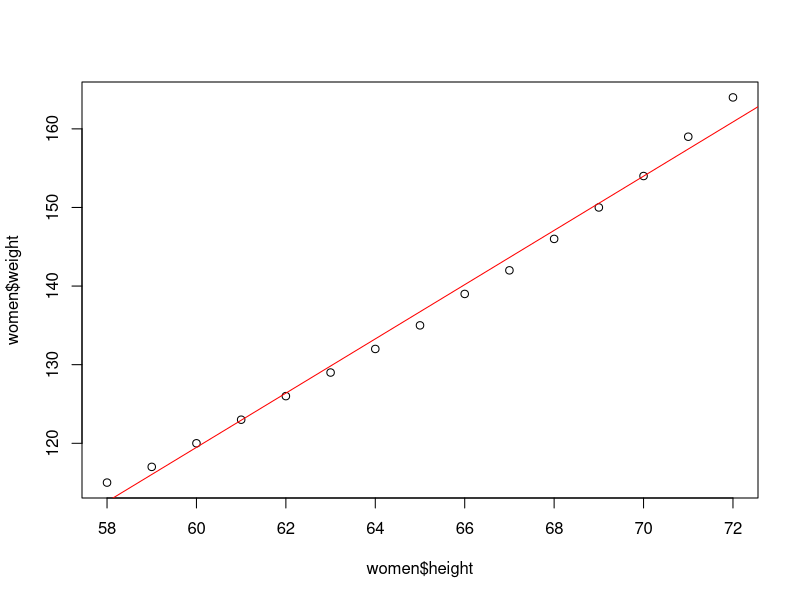
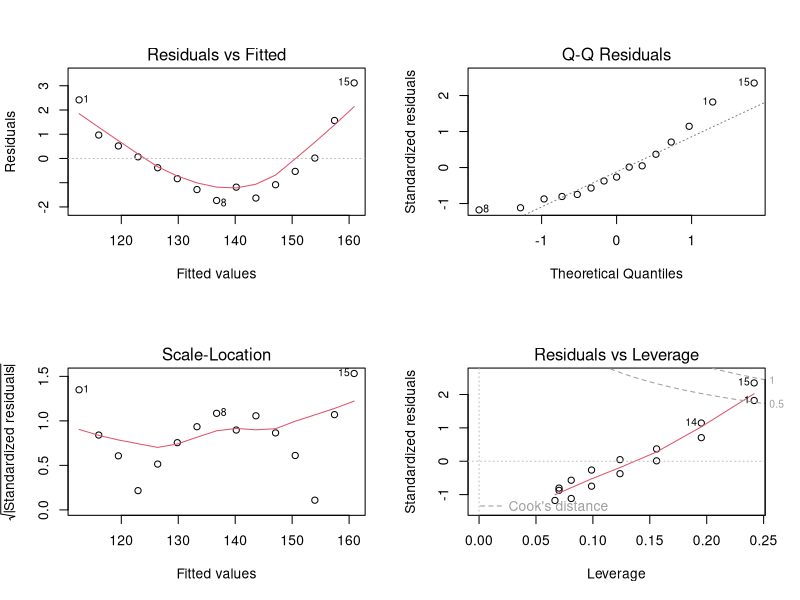

The R source for these figures, in order:
#단순선형회귀
#미국 여성의 height와 weight

women
head(women,n=3)

cor(women$height,women$weight) #0.9954948
plot(women$height,women$weight)

mfit <-lm(formula=weight~height,data=women)
mfit #y=w*3.45+(-87.52)

58*3.45+(-87.52)
48*3.45+(-87.52)
59.1234*3.45+(-87.52)

abline(mfit,col='red')

summary(mfit) #모델에 대한 요약 통계량
              # 표준편차는 작을수록 좋음
              # p value가 0.05보다 작으면 의미 있는 모델
              # 결정계수-rsquared->모델이 얼마만큼 의미가 있는지 알려주는 것
              # 회귀분석 보고서에는 모델에 대한 성능 및 정보를 알려주어야 한다

pred<-predict(mfit,data.frame(height=c(45.5,55.5,60.5)))
pred

cor.test(women$height,women$weight) #상관관계 분석
1.091e-14*1.091e-14
1.091e-14**1.091e-14

#회귀분석모형의 적절성을 위한 조건 : 아래의 조건 위배 시에는 변수 제거나 조정을 신중히 고려해야 함.
# 1) 정규성 : 독립변수들의 잔차항이 정규분포를 따라야 한다.
# 2) 독립성 : 독립변수들 간의 값이 서로 관련성이 없어야 한다.
# 3) 선형성 : 독립변수의 변화에 따라 종속변수도 변화하나 일정한 패턴을 가지면 좋지 않다.
# 4) 등분산성 : 독립변수들의 오차(잔차)의 분산은 일정해야 한다. 특정한 패턴 없이 고르게 분포되어야 한다.
# 5) 다중공선성 : 독립변수들 간에 강한 상관관계로 인한 문제가 발생하지 않아야 한다.

#회귀분석모형 진단 그래프
par(mfrow=c(2,2))
plot(mfit)

#Residuals(잔차) vs fitted(예측값) ->선형성 관련 그래프
#qqplot-독립변수들의 잔차항이 정규분포를 따르는 지 확인할 때 보는 차트
# Residuals vs leverage -> 아웃라이어를 보여줌
# 두 변수를 차트위에 올려놓고 점을 찍는다고 한다면, 관계가 확인이 된다.
# 데이터들의 평균을 지나는 추세선을 그어주면 된다.
# 실제값과 추세선의 차이=잔차
# 잔차가 최소가 되는 잔차제곱합의 평균값이 최소가 되는 추세선을 그어주면 된다.
# 추세선은 일차방정식
# 분류도 추세선을 구하면 구할수 있다.
# 러지스틱 리그레션의 러지스틱 리그레션또한 추세선을 그어서 
# 연속형 데이터값인 숫자값을 구하면 된다.
# 이진분류를 베르누이 분류라고 한다.
# 수식에 의해서 메소드를 만들어놨기에 메소드의 api만 알면된다.
# 학습된 선형모델을 만들때의 사용방법만 익혀놓기


































